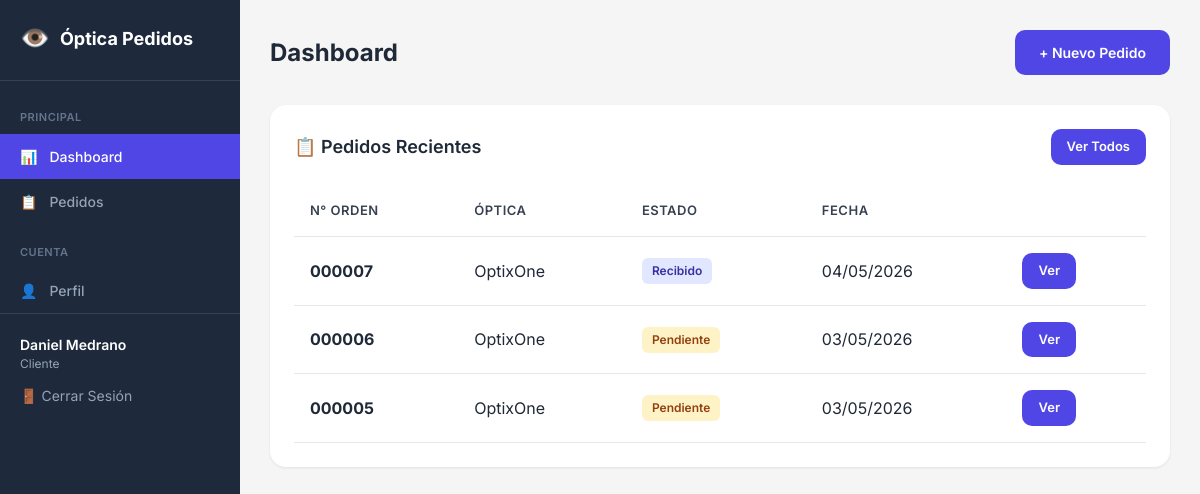
The app's page / (signed in), older data.
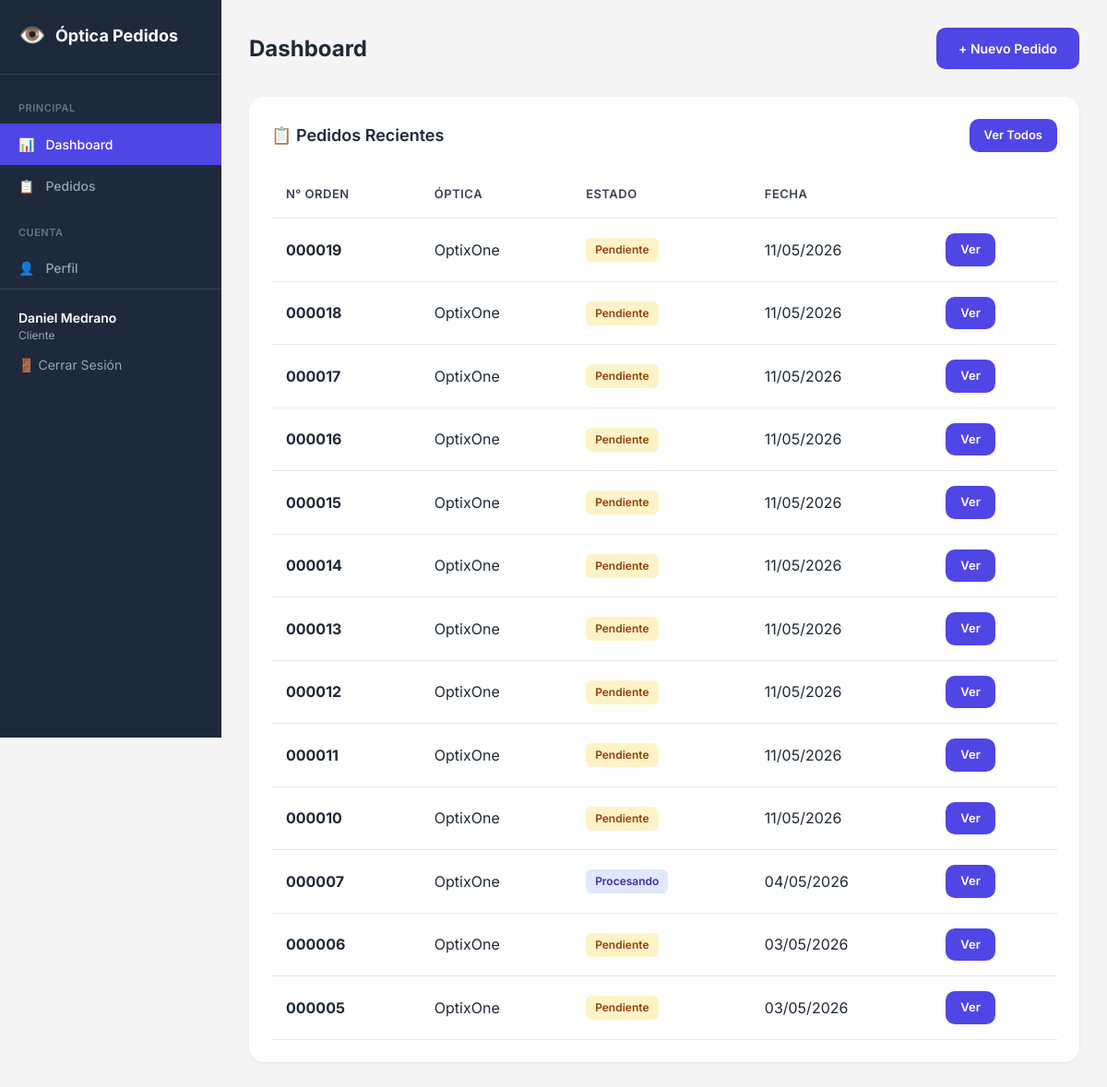
The same page, newer data.
### pedidos/models.py (models this page shows, shortened)
class Usuario(AbstractUser):
    rol = models.CharField('Rol', max_length=20, choices=Rol.choices, default=Rol.CLIENTE)
    nombre_optica = models.CharField('Nombre de Óptica', max_length=200, blank=True)
    ciudad_optica = models.CharField('Ciudad', max_length=100, blank=True)
    ruc_optica = models.CharField('RUC', max_length=20, blank=True)
    vendedor_optica = models.CharField('Vendedor', max_length=100, blank=True)
    telefono_optica = models.CharField('Teléfono', max_length=20, blank=True)
    logo = models.ImageField('Logo', upload_to='logos/', blank=True, null=True)
    objects = UsuarioManager()
    class Meta:
        verbose_name = 'Usuario'
        verbose_name_plural = 'Usuarios'
    def es_admin(self):
        return self.rol == Rol.ADMIN
    def es_cliente(self):
        return self.rol == Rol.CLIENTE
    def es_secretaria(self):
        return self.rol == Rol.SECRETARIA
    def es_laboratorio(self):
        return self.rol == Rol.LABORATORIO

class Pedido(models.Model):
    numero_orden = models.CharField('Número de Orden', max_length=10, unique=True, blank=True)
    uid = models.UUIDField('UID', default=uuid.uuid4, editable=False)
    cliente = models.ForeignKey(
        Usuario,
        on_delete=models.PROTECT,
        related_name='pedidos',
        verbose_name='Cliente'
    )
    estado = models.CharField(
        'Estado',
        max_length=20,
        choices=EstadoPedido.choices,
        default=EstadoPedido.PENDIENTE
    )
    fecha_creacion = models.DateTimeField('Fecha de Creación', auto_now_add=True)
    fecha_actualizacion = models.DateTimeField('Última Actualización', auto_now=True)
    nombre_optica = models.CharField('Nombre de Óptica', max_length=200)
    ciudad_optica = models.CharField('Ciudad', max_length=100)
    ruc_optica = models.CharField('RUC', max_length=20)
    vendedor_optica = models.CharField('Vendedor', max_length=100)
    telefono_optica = models.CharField('Teléfono', max_length=20)
    tipo_lente = models.CharField(
        'Tipo de Lente',
        max_length=20,
        choices=TipoLente.choices,
        blank=True
    )
    diseno_lente = models.CharField('Diseño', max_length=100, blank=True)
    material = models.CharField('Material', max_length=20, blank=True)
    indice = models.CharField('Índice', max_length=10, blank=True)
    tratamiento_fotosensible = models.CharField('Fotosensible', max_length=20, blank=True)
    tratamiento_antireflejo = models.CharField('Antireflejo', max_length=20, blank=True)
    tratamiento_filtro_azul = models.BooleanField('Filtro Luz Azul', default=False)
    tratamiento_transitions = models.BooleanField('Transitions', default=False)
    od_esfera = models.CharField('OD Esfera', max_length=10, blank=True)
    od_cilindro = models.CharField('OD Cilindro', max_length=10, blank=True)
    od_eje = models.CharField('OD Eje', max_length=10, blank=True)
    od_dnp = models.CharField('OD DNP', max_length=10, blank=True)
    od_altura = models.CharField('OD Altura', max_length=10, blank=True)
    od_adicion = models.CharField('OD Adición', max_length=10, blank=True)
    oi_esfera = models.CharField('OI Esfera', max_length=10, blank=True)
    oi_cilindro = models.CharField('OI Cilindro', max_length=10, blank=True)
    oi_eje = models.CharField('OI Eje', max_length=10, blank=True)
    oi_dnp = models.CharField('OI DNP', max_length=10, blank=True)
    oi_altura = models.CharField('OI Altura', max_length=10, blank=True)
    oi_adicion = models.CharField('OI Adición', max_length=10, blank=True)
    horizontal = models.CharField('Horizontal', max_length=10, blank=True)
    vertical = models.CharField('Vertical', max_length=10, blank=True)
    puente = models.CharField('Puente', max_length=10, blank=True)
    distancia_mecanica = models.CharField('Distancia Mecánica', max_length=10, blank=True)
    montura_descripcion = models.CharField('Descripción Montura', max_length=200, blank=True)
    montura_estado = models.CharField(
        'Estado Montura',
        max_length=20,
        choices=EstadoMontura.choices,
        blank=True
    )
    montura_foto = models.ImageField('Foto Montura', upload_to='monturas/', blank=True, null=True)
    tipo_bisel = models.CharField(
        'Tipo de Bisel',
        max_length=20,
        choices=TipoBisel.choices,
        blank=True
    )
    observaciones = models.TextField('Observaciones', blank=True)
    barcode = models.ImageField(
        'Código de Barras',
        upload_to='barcodes/',
        blank=True,
        null=True
    )
    class Meta:
        verbose_name = 'Pedido'
        verbose_name_plural = 'Pedidos'
        ordering = ['-fecha_creacion']

### pedidos/views.py (the view)
# urls.py: path('', views.dashboard, name='dashboard'),
@login_required
def dashboard(request):
    usuario = request.user
    if usuario.es_admin():
        pedidos = Pedido.objects.all().order_by('-fecha_creacion')
        rol = 'admin'
        contexto = {
            'total_pedidos': Pedido.objects.count(),
            'pedidos_pendientes': Pedido.objects.filter(estado=EstadoPedido.PENDIENTE).count(),
            'pedidos_recibidos': Pedido.objects.filter(estado=EstadoPedido.RECIBIDO).count(),
            'pedidos_procesando': Pedido.objects.filter(estado=EstadoPedido.PROCESANDO).count(),
            'pedidos_enviados': Pedido.objects.filter(estado=EstadoPedido.ENVIADO).count(),
            'pedidos_entregados': Pedido.objects.filter(estado=EstadoPedido.ENTREGADO).count(),
            'usuario': usuario,
            'usuario_rol': rol,
        }
    elif usuario.es_secretaria():
        pedidos = Pedido.objects.all().order_by('-fecha_creacion')
        rol = 'secretaria'
        contexto = {'usuario': usuario, 'usuario_rol': rol}
    elif usuario.es_laboratorio():
        pedidos = Pedido.objects.all().order_by('-fecha_creacion')
        rol = 'laboratorio'
        contexto = {'usuario': usuario, 'usuario_rol': rol}
    else:
        pedidos = Pedido.objects.filter(cliente=usuario).order_by('-fecha_creacion')
        rol = 'cliente'
        contexto = {'usuario': usuario, 'usuario_rol': rol}
    paginator = Paginator(pedidos, 20)
    page_number = request.GET.get('page')
    page_obj = paginator.get_page(page_number)
    contexto['page_obj'] = page_obj
    contexto['pedidos'] = page_obj
    return render(request, 'pedidos/dashboard.html', contexto)

### templates/pedidos/dashboard.html (shortened to what this page needs)
{% extends 'base.html' %}
{% block content %}
<nav class="sidebar">
    <a href="{% url 'dashboard' %}" class="sidebar-brand">
        <span>👁️</span> Óptica Pedidos
    </a>
    <div class="sidebar-menu">
        <div class="menu-title">Principal</div>
        <a href="{% url 'dashboard' %}" class="menu-link {% if request.path == '/' %}active{% endif %}">
            <span>📊</span> Dashboard
        </a>
        <a href="{% url 'pedido_list' %}" class="menu-link {% if 'pedidos' in request.path %}active{% endif %}">
            <span>📋</span> Pedidos
        </a>
        <div class="menu-title">Cuenta</div>
        <a href="{% url 'perfil' %}" class="menu-link {% if 'perfil' in request.path %}active{% endif %}">
            <span>👤</span> Perfil
        </a>
    </div>
    <div class="sidebar-footer">
        <div class="user-info">
            <div class="user-name">{{ usuario.get_full_name|default:usuario.username }}</div>
            <div class="user-role">{{ usuario.get_rol_display }}</div>
        </div>
        <a href="{% url 'logout' %}" class="btn-logout">🚪 Cerrar Sesión</a>
    </div>
</nav>
<main class="main">
    <div class="topbar">
        <h1 class="topbar-title">Dashboard</h1>
        <div>
            {% if usuario.es_admin or usuario.es_secretaria or usuario.es_cliente %}
            <a href="{% url 'pedido_create' %}" class="btn btn-primary">+ Nuevo Pedido</a>
            {% endif %}
        </div>
    </div>
    <div class="content">
        <div class="card">
            <div class="card-header">
                <h2 class="card-title">📋 Pedidos Recientes</h2>
                <a href="{% url 'pedido_list' %}" class="btn btn-primary btn-sm">Ver Todos</a>
            </div>
            <div class="card-body">
                {% if page_obj %}
                <table class="table">
                    <thead>
                        <tr>
                            <th>N° Orden</th>
                            <th>Óptica</th>
                            <th>Estado</th>
                            <th>Fecha</th>
                            <th></th>
                        </tr>
                    </thead>
                    <tbody>
                        {% for p in page_obj %}
                        <tr>
                            <td><strong>{{ p.numero_orden }}</strong></td>
                            <td>{{ p.nombre_optica }}</td>
                            <td><span class="badge badge-{{ p.estado|lower }}">{{ p.get_estado_display }}</span></td>
                            <td>{{ p.fecha_creacion|date:"d/m/Y" }}</td>
                            <td><a href="{% url 'pedido_detail' p.pk %}" class="btn btn-primary btn-sm">Ver</a></td>
                        </tr>
                        {% endfor %}
                    </tbody>
                </table>
                {% else %}
                <div class="empty">
                    <p>No hay pedidos para mostrar</p>
                </div>
                {% endif %}
            </div>
        </div>
    </div>
</main>
{% endblock %}

### templates/base.html (shortened to what this page needs)
<!DOCTYPE html>
<html lang="es">
<head>
</head>
<body>
    {% block content %}{% endblock %}
</body>
</html>

### templates/base.html (style rules this page uses)
*, *::before, *::after { margin: 0; padding: 0; box-sizing: border-box; }
html { height: 100%; }
body { font-family: 'Inter', -apple-system, BlinkMacSystemFont, sans-serif; background: #f5f5f5; color: #1f2937; line-height: 1.5; }
.sidebar { width: 240px; background: #1e293b; color: white; padding: 20px 0; position: fixed; height: 100vh; overflow-y: auto; transition: transform 0.3s ease; z-index: 100; }
.sidebar-brand { display: flex; align-items: center; gap: 10px; padding: 0 20px 24px; font-size: 18px; font-weight: 700; color: white; text-decoration: none; border-bottom: 1px solid #334155; margin-bottom: 8px; }
.sidebar-brand span { font-size: 24px; }
.menu-title { padding: 20px 20px 8px; font-size: 11px; font-weight: 600; text-transform: uppercase; letter-spacing: 0.5px; color: #64748b; }
.menu-link { display: flex; align-items: center; gap: 12px; padding: 12px 20px; color: #94a3b8; text-decoration: none; font-size: 14px; font-weight: 500; transition: all 0.2s; }
.menu-link.active { background: #4f46e5; color: white; }
.sidebar-footer { padding: 20px; border-top: 1px solid #334155; }
.sidebar-footer a { color: #94a3b8; text-decoration: none; font-size: 14px; }
.main { flex: 1; margin-left: 240px; padding: 30px; transition: margin-left 0.3s ease; }
.btn { display: inline-flex; align-items: center; justify-content: center; gap: 8px; padding: 12px 24px; font-size: 14px; font-weight: 600; border-radius: 10px; cursor: pointer; transition: all 0.2s; border: none; text-decoration: none; }
.btn-primary { background: #4f46e5; color: white; }
.card { background: white; border-radius: 16px; padding: 24px; box-shadow: 0 1px 3px rgba(0,0,0,0.08); }
.table { width: 100%; border-collapse: collapse; }
.table th, .table td { padding: 16px; text-align: left; border-bottom: 1px solid #e5e7eb; }
.table th { font-weight: 600; color: #374151; font-size: 13px; text-transform: uppercase; letter-spacing: 0.5px; }
.badge { display: inline-flex; padding: 4px 10px; font-size: 12px; font-weight: 600; border-radius: 6px; }
.topbar { display: flex; align-items: center; justify-content: space-between; margin-bottom: 30px; }
.topbar-title { font-size: 24px; font-weight: 700; color: #1f2937; }
.card-header { display: flex; align-items: center; justify-content: space-between; margin-bottom: 20px; }
.card-title { font-size: 18px; font-weight: 600; color: #1f2937; }
.user-info { margin-bottom: 12px; }
.user-name { font-weight: 600; color: white; font-size: 14px; }
.user-role { font-size: 12px; color: #94a3b8; }
.btn-logout { display: block; color: #94a3b8; text-decoration: none; font-size: 14px; }
.badge-pendiente { background: #fef3c7; color: #92400e; }
.badge-procesando { background: #e0e7ff; color: #3730a3; }
.btn-sm { padding: 8px 16px; font-size: 13px; }

Row changes from the older to the newer data that the page shows:
added Pedido: numero_orden "000019", nombre_optica "OptixOne", estado "Pendiente", fecha_creacion "11/05/2026"
added Pedido: numero_orden "000018", nombre_optica "OptixOne", estado "Pendiente", fecha_creacion "11/05/2026"
added Pedido: numero_orden "000017", nombre_optica "OptixOne", estado "Pendiente", fecha_creacion "11/05/2026"
added Pedido: numero_orden "000016", nombre_optica "OptixOne", estado "Pendiente", fecha_creacion "11/05/2026"
added Pedido: numero_orden "000015", nombre_optica "OptixOne", estado "Pendiente", fecha_creacion "11/05/2026"
added Pedido: numero_orden "000014", nombre_optica "OptixOne", estado "Pendiente", fecha_creacion "11/05/2026"
added Pedido: numero_orden "000013", nombre_optica "OptixOne", estado "Pendiente", fecha_creacion "11/05/2026"
added Pedido: numero_orden "000012", nombre_optica "OptixOne", estado "Pendiente", fecha_creacion "11/05/2026"
added Pedido: numero_orden "000011", nombre_optica "OptixOne", estado "Pendiente", fecha_creacion "11/05/2026"
added Pedido: numero_orden "000010", nombre_optica "OptixOne", estado "Pendiente", fecha_creacion "11/05/2026"
changed Pedido: estado "Recibido" → "Procesando"
